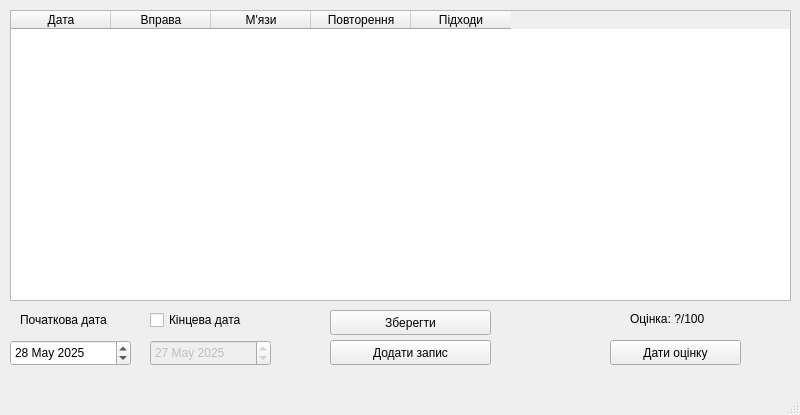
<?xml version="1.0" encoding="UTF-8"?>
<ui version="4.0">
 <class>WorkoutWindow</class>
 <widget class="QMainWindow" name="WorkoutWindow">
  <property name="geometry">
   <rect>
    <x>0</x>
    <y>0</y>
    <width>800</width>
    <height>415</height>
   </rect>
  </property>
  <property name="windowTitle">
   <string>Фізична активність</string>
  </property>
  <widget class="QWidget" name="centralwidget">
   <widget class="QTableWidget" name="table">
    <property name="geometry">
     <rect>
      <x>10</x>
      <y>10</y>
      <width>781</width>
      <height>291</height>
     </rect>
    </property>
    <property name="maximumSize">
     <size>
      <width>781</width>
      <height>291</height>
     </size>
    </property>
    <property name="columnCount">
     <number>5</number>
    </property>
    <attribute name="horizontalHeaderVisible">
     <bool>true</bool>
    </attribute>
    <column>
     <property name="text">
      <string>Дата</string>
     </property>
    </column>
    <column>
     <property name="text">
      <string>Вправа</string>
     </property>
    </column>
    <column>
     <property name="text">
      <string>М'язи</string>
     </property>
    </column>
    <column>
     <property name="text">
      <string>Повторення</string>
     </property>
    </column>
    <column>
     <property name="text">
      <string>Підходи</string>
     </property>
    </column>
   </widget>
   <widget class="QPushButton" name="addButton">
    <property name="geometry">
     <rect>
      <x>330</x>
      <y>340</y>
      <width>161</width>
      <height>25</height>
     </rect>
    </property>
    <property name="text">
     <string>Додати запис</string>
    </property>
   </widget>
   <widget class="QDateEdit" name="dateEdit_from">
    <property name="geometry">
     <rect>
      <x>10</x>
      <y>340</y>
      <width>121</width>
      <height>26</height>
     </rect>
    </property>
    <property name="dateTime">
     <datetime>
      <hour>20</hour>
      <minute>0</minute>
      <second>0</second>
      <year>2025</year>
      <month>5</month>
      <day>28</day>
     </datetime>
    </property>
   </widget>
   <widget class="QPushButton" name="saveButton">
    <property name="geometry">
     <rect>
      <x>330</x>
      <y>310</y>
      <width>161</width>
      <height>25</height>
     </rect>
    </property>
    <property name="text">
     <string>Зберегти</string>
    </property>
   </widget>
   <widget class="QDateEdit" name="dateEdit_to">
    <property name="enabled">
     <bool>false</bool>
    </property>
    <property name="geometry">
     <rect>
      <x>150</x>
      <y>340</y>
      <width>121</width>
      <height>26</height>
     </rect>
    </property>
    <property name="dateTime">
     <datetime>
      <hour>20</hour>
      <minute>0</minute>
      <second>0</second>
      <year>2025</year>
      <month>5</month>
      <day>27</day>
     </datetime>
    </property>
   </widget>
   <widget class="QCheckBox" name="checkBox_range">
    <property name="geometry">
     <rect>
      <x>150</x>
      <y>310</y>
      <width>121</width>
      <height>20</height>
     </rect>
    </property>
    <property name="text">
     <string>Кінцева дата</string>
    </property>
   </widget>
   <widget class="QLabel" name="label">
    <property name="geometry">
     <rect>
      <x>20</x>
      <y>310</y>
      <width>111</width>
      <height>20</height>
     </rect>
    </property>
    <property name="text">
     <string>Початкова дата</string>
    </property>
   </widget>
   <widget class="QPushButton" name="evaluateButton">
    <property name="geometry">
     <rect>
      <x>610</x>
      <y>340</y>
      <width>131</width>
      <height>25</height>
     </rect>
    </property>
    <property name="text">
     <string>Дати оцінку</string>
    </property>
   </widget>
   <widget class="QLabel" name="label_score">
    <property name="geometry">
     <rect>
      <x>630</x>
      <y>310</y>
      <width>101</width>
      <height>17</height>
     </rect>
    </property>
    <property name="text">
     <string>Оцінка: ?/100</string>
    </property>
   </widget>
  </widget>
  <widget class="QMenuBar" name="menubar">
   <property name="geometry">
    <rect>
     <x>0</x>
     <y>0</y>
     <width>800</width>
     <height>22</height>
    </rect>
   </property>
  </widget>
  <widget class="QStatusBar" name="statusbar"/>
 </widget>
 <resources/>
 <connections/>
</ui>
